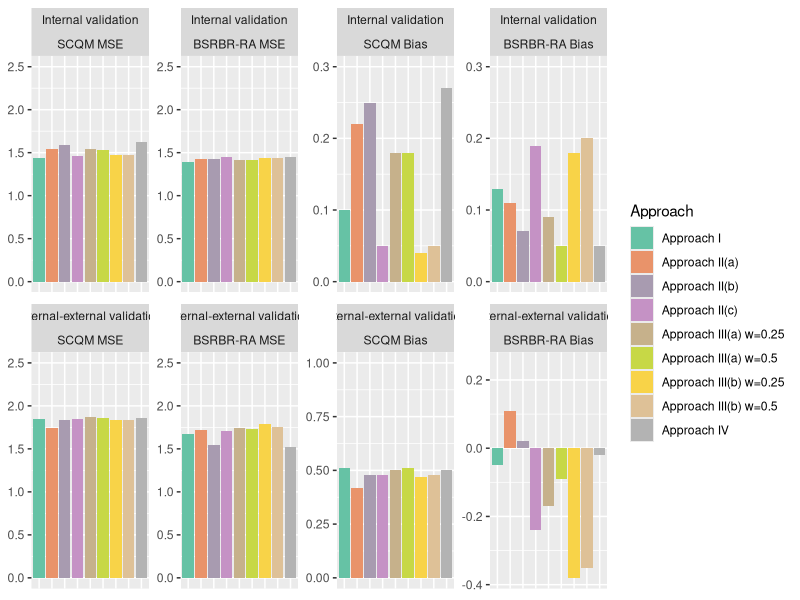

This chart was generated by the following R code:
library(RColorBrewer)

validation <- c(rep("Internal validation", 9*4), c(rep("Internal-external validation", 9*4)))    
Approach <- rep(c("Approach I", "Approach II(a)", "Approach II(b)", "Approach II(c)", "Approach III(a) w=0.25", "Approach III(a) w=0.5", "Approach III(b) w=0.25","Approach III(b) w=0.5", "Approach IV"), 8)
dataset <- rep(c("SCQM MSE", "SCQM Bias", "BSRBR-RA MSE", "BSRBR-RA Bias"), each = 9)
#dataset <- factor(dataset, levels = c("SCQM MSE", "SCQM Bias", "BSRBR-RA MSE", "BSRBR-RA Bias"))
value <- c(1.44, 1.54, 1.59, 1.46, 1.54, 1.53, 1.47, 1.47, 1.62,
           0.10, 0.22, 0.25, 0.05, 0.18, 0.18, 0.04, 0.05, 0.27,
           1.39, 1.43, 1.43, 1.45, 1.42, 1.41, 1.44, 1.44, 1.45,
           0.13, 0.11, 0.07, 0.19, 0.09, 0.05, 0.18, 0.20, 0.05,
           1.85, 1.74, 1.84, 1.85, 1.87, 1.86, 1.84, 1.84, 1.86,
           0.51, 0.42, 0.48, 0.48, 0.50, 0.51, 0.47, 0.48, 0.50,
           1.67, 1.72, 1.55, 1.71, 1.74, 1.73, 1.79, 1.76, 1.52, 
           -0.05, 0.11, 0.02, -0.24, -0.17, -0.09, -0.38, -0.35, -0.02
           )

max.height <- c(rep(2.5, 9),
                rep(0.3, 9),
                rep(2.5, 9),
                rep(0.3, 9),
                rep(2.5, 9),
                rep(1, 9),
                rep(2.5, 9),
                rep(0.25, 9)
                )
dat <- data.frame(validation, Approach, value = value)
dat$dataset <- factor(dataset, levels = c("SCQM MSE", "BSRBR-RA MSE", "SCQM Bias", "BSRBR-RA Bias"))
dat$validation <- factor(validation, levels = c("Internal validation", "Internal-external validation"))

library(reshape2)
library(ggplot2)
# simple barchart

nb.cols <- 9
mycolors <- colorRampPalette(brewer.pal(8, "Set2"))(nb.cols)

ggplot(dat, aes(x = Approach, y= value, fill = Approach, position = "dodge")) + geom_bar(stat = "identity") + 
  theme(axis.title.y = element_blank(),
        axis.title.x=element_blank(),
        axis.text.x=element_blank(),
        axis.ticks.x=element_blank()) +
  scale_fill_manual(values=mycolors) +
  geom_blank(aes(y=max.height)) + 
  facet_wrap (validation~dataset, ncol = 4, scales = "free")

# ggplot(dat, aes(x = Approach, y= value, fill = Approach, position = "dodge")) + geom_bar(stat = "identity") + 
#   theme(axis.title.y = element_blank(),
#         axis.title.x=element_blank(),
#         axis.text.x=element_blank(),
#         axis.ticks.x=element_blank()) +
#   scale_fill_manual(values=mycolors) +
#   geom_blank(aes(y=max.height)) + 
#   facet_grid (validation~dataset, switch = "y", scales = "free")
  
